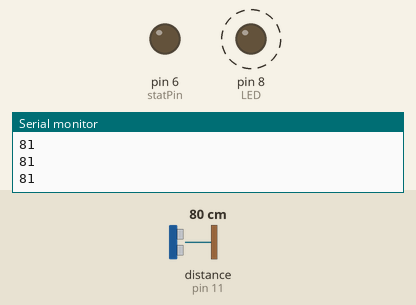
The sketch below on a simulated Arduino Uno, built with avr-gcc and run on an emulated ATmega328P. On the bench: output pins drawn as LEDs (lit = HIGH), the last lines printed to the serial monitor. Dashed ring = blinking. The test bench sets the inputs (shaded band); at power-on: distance to the obstacle (sensor on pin 11) 80 cm. The echo pulse lasts 58.3 µs per cm.

Above: at 1.73 s.
2.0 s: distance to the obstacle (sensor on pin 11) set to 2 cm
At 2.54 s:
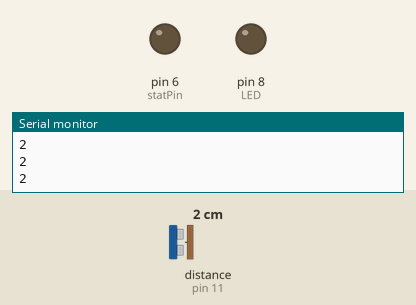
5.0 s: distance to the obstacle (sensor on pin 11) set to 4 cm
6.5 s: distance to the obstacle (sensor on pin 11) set to 9 cm
At 7.06 s:
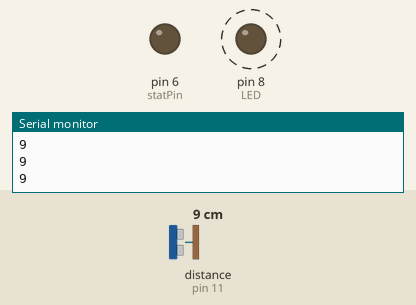
9.5 s: distance to the obstacle (sensor on pin 11) set to 197 cm
12.5 s: distance to the obstacle (sensor on pin 11) set to 204 cm
At 12.5 s:
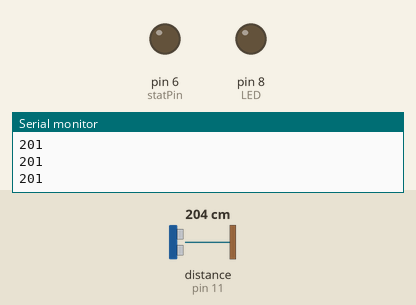
Timing chart, 0 to 15.0 s (numbered marks = the images above; inputs shaded):
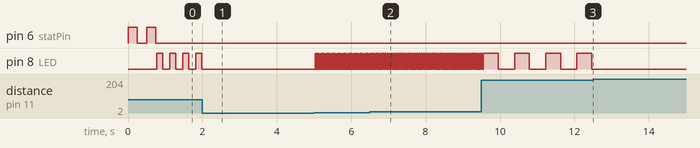

The sketch:

Bottlenose_ard.ino
```cpp
//Free beer and free software. Honeybadger.


#include <NewPing.h>

#define TRIGGER_PIN  12  // Arduino pin tied to trigger pin on the ultrasonic sensor.
#define ECHO_PIN     11  // Arduino pin tied to echo pin on the ultrasonic sensor.
#define MAX_DISTANCE 200 // Maximum distance we want to ping for (in centimeters). Maximum sensor distance is rated at 400-500cm.
#define LED 8           // LED as placeholder for magnetic output
#define statPin 6       //status light - this lets us know there is logic

NewPing sonar(TRIGGER_PIN, ECHO_PIN, MAX_DISTANCE); // NewPing setup of pins and maximum distance.


void setup() {
  pinMode(LED, OUTPUT); // Initialize the LED pin as an output.
  Serial.begin(115200); // Open serial monitor at 115200 baud to see ping results.
  Serial.println("Starting BottleNose");
  //set the status light pin and magnet pin
  //to output, that way we can "write" volts
  //to that pin.
  pinMode(statPin, OUTPUT);
  //now blink the status light to let the user
  //know everything is ok so far
  digitalWrite(statPin, HIGH);
  delay(250);
  digitalWrite(statPin, LOW);
  delay(250);
  digitalWrite(statPin, HIGH);
  delay(250);
  digitalWrite(statPin, LOW);
}

void loop() {
  delay(20);                      // Wait 50ms between pings (about 20 pings/sec). 29ms should be the shortest delay between pings.
  unsigned int distance = sonar.ping() / US_ROUNDTRIP_CM;
  Serial.println(distance);


  digitalWrite(LED, HIGH);   // Turn the LED on
  delay(distance << 1);      // Wait proportional to distance
  digitalWrite(LED, LOW);    // Turn the LED off
  delay(distance << 1);      // Wait again
}
```

Measured:
- the behaviour switches between 200 and 201 cm on distance to the obstacle (sensor on pin 11) (found by bisection; images 2 and 3)
- after the input at 2.0 s, pin 8 (LED): stops changing and stays LOW
- after the input at 6.5 s, pin 8 (LED): alternates HIGH for 0.02 s and LOW for 0.04 s, starting after 0.12 s
- after the input at 12.5 s, pin 8 (LED): stops changing and stays LOW
- by itself, pin 8 (LED): alternates HIGH for 0.16 s and LOW for 0.19 s
